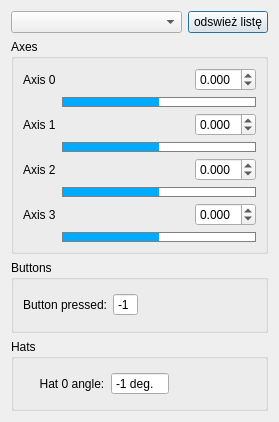
<?xml version="1.0" encoding="UTF-8"?>
<ui version="4.0">
 <class>JoysticksGui</class>
 <widget class="QDialog" name="JoysticksGui">
  <property name="geometry">
   <rect>
    <x>0</x>
    <y>0</y>
    <width>279</width>
    <height>422</height>
   </rect>
  </property>
  <property name="windowTitle">
   <string>Dialog</string>
  </property>
  <layout class="QGridLayout" name="gridLayout">
   <item row="3" column="0">
    <widget class="QGroupBox" name="groupBox_5">
     <property name="title">
      <string>Hats</string>
     </property>
     <layout class="QGridLayout" name="gridLayout_7">
      <item row="0" column="0">
       <widget class="QLabel" name="label_10">
        <property name="text">
         <string>     Hat 0 angle:</string>
        </property>
       </widget>
      </item>
      <item row="0" column="2">
       <spacer name="horizontalSpacer_4">
        <property name="orientation">
         <enum>Qt::Horizontal</enum>
        </property>
        <property name="sizeHint" stdset="0">
         <size>
          <width>40</width>
          <height>20</height>
         </size>
        </property>
       </spacer>
      </item>
      <item row="0" column="1">
       <widget class="QSpinBox" name="spinBox_hat">
        <property name="readOnly">
         <bool>true</bool>
        </property>
        <property name="buttonSymbols">
         <enum>QAbstractSpinBox::NoButtons</enum>
        </property>
        <property name="suffix">
         <string> deg.</string>
        </property>
        <property name="minimum">
         <number>-1</number>
        </property>
        <property name="maximum">
         <number>360</number>
        </property>
        <property name="value">
         <number>-1</number>
        </property>
       </widget>
      </item>
     </layout>
    </widget>
   </item>
   <item row="1" column="0">
    <widget class="QGroupBox" name="groupBox">
     <property name="title">
      <string>Axes</string>
     </property>
     <layout class="QGridLayout" name="gridLayout_5">
      <item row="11" column="1">
       <spacer name="horizontalSpacer_9">
        <property name="orientation">
         <enum>Qt::Horizontal</enum>
        </property>
        <property name="sizeHint" stdset="0">
         <size>
          <width>40</width>
          <height>20</height>
         </size>
        </property>
       </spacer>
      </item>
      <item row="8" column="0">
       <widget class="QLabel" name="label_4">
        <property name="text">
         <string>Axis 2</string>
        </property>
       </widget>
      </item>
      <item row="11" column="2">
       <widget class="QDoubleSpinBox" name="doubleSpinBox_3">
        <property name="decimals">
         <number>3</number>
        </property>
        <property name="minimum">
         <double>-1.000000000000000</double>
        </property>
        <property name="maximum">
         <double>1.000000000000000</double>
        </property>
       </widget>
      </item>
      <item row="5" column="0">
       <widget class="QLabel" name="label_5">
        <property name="text">
         <string>Axis 1</string>
        </property>
       </widget>
      </item>
      <item row="5" column="2">
       <widget class="QDoubleSpinBox" name="doubleSpinBox_1">
        <property name="decimals">
         <number>3</number>
        </property>
        <property name="minimum">
         <double>-1.000000000000000</double>
        </property>
        <property name="maximum">
         <double>1.000000000000000</double>
        </property>
       </widget>
      </item>
      <item row="0" column="0">
       <widget class="QLabel" name="label_1">
        <property name="text">
         <string>Axis 0</string>
        </property>
       </widget>
      </item>
      <item row="0" column="2">
       <widget class="QDoubleSpinBox" name="doubleSpinBox_0">
        <property name="decimals">
         <number>3</number>
        </property>
        <property name="minimum">
         <double>-1.000000000000000</double>
        </property>
        <property name="maximum">
         <double>1.000000000000000</double>
        </property>
       </widget>
      </item>
      <item row="8" column="2">
       <widget class="QDoubleSpinBox" name="doubleSpinBox_2">
        <property name="decimals">
         <number>3</number>
        </property>
        <property name="minimum">
         <double>-1.000000000000000</double>
        </property>
        <property name="maximum">
         <double>1.000000000000000</double>
        </property>
       </widget>
      </item>
      <item row="11" column="0">
       <widget class="QLabel" name="label_8">
        <property name="text">
         <string>Axis 3</string>
        </property>
       </widget>
      </item>
      <item row="8" column="1">
       <spacer name="horizontalSpacer_10">
        <property name="orientation">
         <enum>Qt::Horizontal</enum>
        </property>
        <property name="sizeHint" stdset="0">
         <size>
          <width>40</width>
          <height>20</height>
         </size>
        </property>
       </spacer>
      </item>
      <item row="0" column="1">
       <spacer name="horizontalSpacer_11">
        <property name="orientation">
         <enum>Qt::Horizontal</enum>
        </property>
        <property name="sizeHint" stdset="0">
         <size>
          <width>40</width>
          <height>20</height>
         </size>
        </property>
       </spacer>
      </item>
      <item row="5" column="1">
       <spacer name="horizontalSpacer_12">
        <property name="orientation">
         <enum>Qt::Horizontal</enum>
        </property>
        <property name="sizeHint" stdset="0">
         <size>
          <width>40</width>
          <height>20</height>
         </size>
        </property>
       </spacer>
      </item>
      <item row="1" column="1" colspan="2">
       <widget class="QProgressBar" name="bar_axis_0">
        <property name="sizePolicy">
         <sizepolicy hsizetype="Expanding" vsizetype="Minimum">
          <horstretch>0</horstretch>
          <verstretch>0</verstretch>
         </sizepolicy>
        </property>
        <property name="maximumSize">
         <size>
          <width>16777215</width>
          <height>10</height>
         </size>
        </property>
        <property name="styleSheet">
         <string notr="true">QProgressBar { border: 1px solid grey; border-radius: 0px; text-align: center; } QProgressBar::chunk {background-color: rgb(0, 170, 255); width: 1px;}</string>
        </property>
        <property name="minimum">
         <number>0</number>
        </property>
        <property name="maximum">
         <number>200</number>
        </property>
        <property name="value">
         <number>100</number>
        </property>
        <property name="textVisible">
         <bool>false</bool>
        </property>
        <property name="invertedAppearance">
         <bool>false</bool>
        </property>
        <property name="format">
         <string/>
        </property>
       </widget>
      </item>
      <item row="6" column="1" colspan="2">
       <widget class="QProgressBar" name="bar_axis_1">
        <property name="sizePolicy">
         <sizepolicy hsizetype="Expanding" vsizetype="Minimum">
          <horstretch>0</horstretch>
          <verstretch>0</verstretch>
         </sizepolicy>
        </property>
        <property name="maximumSize">
         <size>
          <width>16777215</width>
          <height>10</height>
         </size>
        </property>
        <property name="styleSheet">
         <string notr="true">QProgressBar { border: 1px solid grey; border-radius: 0px; text-align: center; } QProgressBar::chunk {background-color: rgb(0, 170, 255); width: 1px;}</string>
        </property>
        <property name="minimum">
         <number>0</number>
        </property>
        <property name="maximum">
         <number>200</number>
        </property>
        <property name="value">
         <number>100</number>
        </property>
        <property name="textVisible">
         <bool>false</bool>
        </property>
        <property name="invertedAppearance">
         <bool>false</bool>
        </property>
        <property name="format">
         <string/>
        </property>
       </widget>
      </item>
      <item row="9" column="1" colspan="2">
       <widget class="QProgressBar" name="bar_axis_2">
        <property name="sizePolicy">
         <sizepolicy hsizetype="Expanding" vsizetype="Minimum">
          <horstretch>0</horstretch>
          <verstretch>0</verstretch>
         </sizepolicy>
        </property>
        <property name="maximumSize">
         <size>
          <width>16777215</width>
          <height>10</height>
         </size>
        </property>
        <property name="styleSheet">
         <string notr="true">QProgressBar { border: 1px solid grey; border-radius: 0px; text-align: center; } QProgressBar::chunk {background-color: rgb(0, 170, 255); width: 1px;}</string>
        </property>
        <property name="minimum">
         <number>0</number>
        </property>
        <property name="maximum">
         <number>200</number>
        </property>
        <property name="value">
         <number>100</number>
        </property>
        <property name="textVisible">
         <bool>false</bool>
        </property>
        <property name="invertedAppearance">
         <bool>false</bool>
        </property>
        <property name="format">
         <string/>
        </property>
       </widget>
      </item>
      <item row="12" column="1" colspan="2">
       <widget class="QProgressBar" name="bar_axis_3">
        <property name="sizePolicy">
         <sizepolicy hsizetype="Expanding" vsizetype="Minimum">
          <horstretch>0</horstretch>
          <verstretch>0</verstretch>
         </sizepolicy>
        </property>
        <property name="maximumSize">
         <size>
          <width>16777215</width>
          <height>10</height>
         </size>
        </property>
        <property name="styleSheet">
         <string notr="true">QProgressBar { border: 1px solid grey; border-radius: 0px; text-align: center; } QProgressBar::chunk {background-color: rgb(0, 170, 255); width: 1px;}</string>
        </property>
        <property name="minimum">
         <number>0</number>
        </property>
        <property name="maximum">
         <number>200</number>
        </property>
        <property name="value">
         <number>100</number>
        </property>
        <property name="textVisible">
         <bool>false</bool>
        </property>
        <property name="invertedAppearance">
         <bool>false</bool>
        </property>
        <property name="format">
         <string/>
        </property>
       </widget>
      </item>
     </layout>
    </widget>
   </item>
   <item row="4" column="0">
    <layout class="QVBoxLayout" name="log_layout"/>
   </item>
   <item row="0" column="0">
    <layout class="QHBoxLayout" name="horizontalLayout_8">
     <item>
      <widget class="QComboBox" name="joysticks_list"/>
     </item>
     <item>
      <widget class="QPushButton" name="pushButton">
       <property name="sizePolicy">
        <sizepolicy hsizetype="Fixed" vsizetype="Fixed">
         <horstretch>0</horstretch>
         <verstretch>0</verstretch>
        </sizepolicy>
       </property>
       <property name="text">
        <string>odswież listę</string>
       </property>
      </widget>
     </item>
    </layout>
   </item>
   <item row="2" column="0">
    <widget class="QGroupBox" name="groupBox_4">
     <property name="title">
      <string>Buttons</string>
     </property>
     <layout class="QGridLayout" name="gridLayout_6">
      <item row="0" column="0">
       <widget class="QLabel" name="label_9">
        <property name="text">
         <string>Button pressed:</string>
        </property>
       </widget>
      </item>
      <item row="0" column="1">
       <widget class="QSpinBox" name="spinBox_buttons">
        <property name="readOnly">
         <bool>true</bool>
        </property>
        <property name="buttonSymbols">
         <enum>QAbstractSpinBox::NoButtons</enum>
        </property>
        <property name="minimum">
         <number>-1</number>
        </property>
        <property name="value">
         <number>-1</number>
        </property>
       </widget>
      </item>
      <item row="0" column="2">
       <spacer name="horizontalSpacer_3">
        <property name="orientation">
         <enum>Qt::Horizontal</enum>
        </property>
        <property name="sizeHint" stdset="0">
         <size>
          <width>40</width>
          <height>20</height>
         </size>
        </property>
       </spacer>
      </item>
     </layout>
    </widget>
   </item>
  </layout>
 </widget>
 <resources/>
 <connections/>
</ui>
